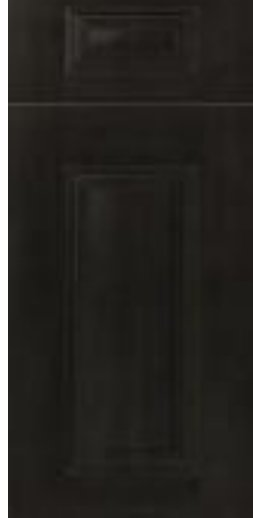
#> input picture finish-sheets/src/photos/door-aspen-charcoal.jpg, 253 x 518 px
$ python -i build_sheets.py   (imports and definitions only)
#> lines starting #> are read from the running program, lines starting #| are printed output that depends on the picture; after the words box and inside, x2 and y2 are one past the last pixel; in counts of white or black regions, pixels touching at a corner belong together
#> further down, picture is the input picture: PIL image 253x518 RGB; mean R, G, B 39.9, 37.9, 34.2
import json,subprocess,os,html,sys
from PIL import Image
E=html.escape
HERE=os.path.dirname(os.path.abspath(__file__))
PHOTOS=os.path.join(HERE,'photos')
# [1 line not run here, left out]
LINES=[
 ('essential','Essential','Shaker door, framed cabinets, single package',[('SW','Shaker White'),('GR','Gray Shaker'),('SE','Shaker Espresso')]),
 ('classic','Classic','Raised panel door, framed cabinets, single package',[('AC','Aspen Charcoal'),('AW','Aspen White'),('CW','Charleston White')]),
 ('slim-shaker','Slim Shaker','Slim frame shaker door, framed cabinets',[('SDW','Slim Dove White'),('SWO','Slim White Oak'),('SAO','Slim Amber Oak'),('SIB','Slim Iron Black'),('SAG','Slim Aston Green')]),
 ('charm','Charm','Framed cabinets, single and two package',[('NB','Navy Blue'),('RW','Rustic Wood'),('SB','Sage Breeze'),('LG','Lunar Gray'),('AG','Aston Green'),('SA','Smokey Gray'),('TC','Treasure Chest'),('IB','Iron Black')]),
 ('double-shaker','Double Shaker','Double frame shaker door, framed cabinets, two package',[('DDW','Double Dove White'),('DSG','Double Smokey Gray')]),
 ('frameless','Frameless','Slab door, frameless cabinets, two package',[('OB','Oak Blonde'),('OS','Oak Shade'),('MB','Matte Black'),('MI','Matte Ivory'),('CG','Crystal Glass'),('MG','Midnight Glass'),('HW','High Glossy White'),('HG','High Glossy Gray')]),
 ('builder-grade','Builder Grade','Shaker door, framed cabinets, drop-ship',[('FW','Floral White'),('FG','Floral Gray'),('FE','Floral Espresso')]),
]
RATIO=1.43
def slug(name): return name.lower().replace(' ','-')
def src_of(name):
    p=os.path.join(PHOTOS,f'door-{slug(name)}.jpg')
    return p if os.path.exists(p) else None
def trim(im):
    g=im.convert('L').point(lambda v:255 if v>=248 else 0)
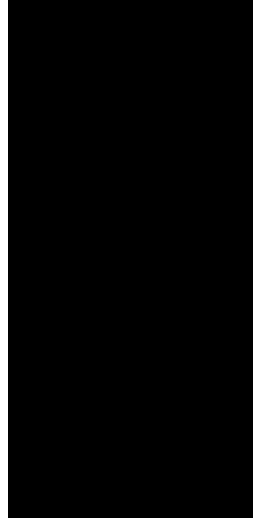
#> g: PIL image 253x518 L; 3.2% white; 1 white region, box (x1, y1, x2, y2) and area: (0, 0, 8, 518) 4144
    w,h=g.size; px=g.load()
#> after `w, h = g.size`: w = 253; h = 518
    col=lambda x:sum(px[x,y]==255 for y in range(h))>=.98*h
    row=lambda y:sum(px[x,y]==255 for x in range(w))>=.98*w
    l=0
    while l<w-1 and col(l): l+=1
#> after the loop, l = 8
    r=w-1
#> r = 252
    while r>l and col(r): r-=1
#> after the loop, r = 252
    t=0
    while t<h-1 and row(t): t+=1
#> after the loop, t = 0
    b=h-1
#> b = 517
    while b>t and row(b): b-=1
#> after the loop, b = 517
    return im.crop((l,t,r+1,b+1))
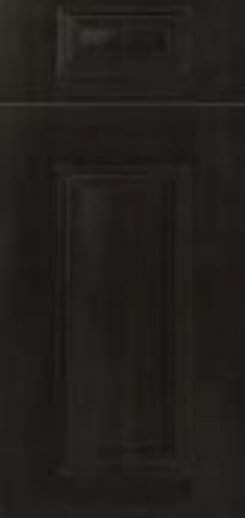
#> returned value: PIL image 245x518 RGB; mean R, G, B 32.9, 30.8, 27.1
def framed(name,code):
    im=Image.open(src_of(name)).convert('RGB')
    if code in CROP: im=im.crop(tuple(CROP[code]))
    im=trim(im)
    inset=2; im=im.crop((inset,inset,im.width-inset,im.height-inset))
    w,h=im.size
    if h/w>=RATIO: box=(0,0,w,round(w*RATIO))
    else: cw=round(h/RATIO); x=(w-cw)//2; box=(x,0,x+cw,h)
    im=im.crop(box)
    os.makedirs('fs/photos',exist_ok=True)
    out=f'fs/photos/{code}.jpg'
    im.save(out,quality=95)
    return out
MISSING=[]
def tile(code,name,w,h):
    if src_of(name):
        return f'<div class="ph" style="width:{w}px;height:{h}px"><img src="{framed(name,code)}" alt=""></div>'
    if (code,name) not in MISSING: MISSING.append((code,name))
    return f'<div class="ph none" style="width:{w}px;height:{h}px"><span>Photo coming</span></div>'
CSS='''@font-face{font-family:"Figtree";src:url("catalog/src/fonts/Figtree-VF.ttf") format("truetype");font-weight:300 900}
*{box-sizing:border-box}body{margin:0;width:1600px;font-family:"Figtree";color:#14273f;background:#fff}
.hd{display:flex;justify-content:space-between;align-items:flex-end;padding:56px 72px 34px;border-bottom:3px solid #0e2740}
.hd img{height:84px}.hd .t{text-align:right}.hd h1{margin:0;font-size:54px;font-weight:700;color:#0e2740;line-height:1.05}.hd p{margin:8px 0 0;font-size:24px;color:#51606f}
.grid{display:grid;gap:44px 36px;padding:56px 72px 40px}.tile{display:flex;flex-direction:column;align-items:flex-start}
.tile .l{margin-top:16px;font-size:26px;line-height:1.2}.tile .l b{display:block;font-size:34px;color:#0e2740}
.ph{position:relative;overflow:hidden;border-radius:6px;background:#f4f2ec}
.ph img{display:block;width:100%;height:100%;object-fit:cover}
.ph:after{content:"";position:absolute;inset:0;border-radius:6px;box-shadow:inset 0 0 0 2px rgba(14,39,64,.16)}
.ph.none{display:flex;align-items:center;justify-content:center;border:3px dashed #b3ab97;text-align:center}
.ph.none:after{display:none}
.ph.none span{font-size:30px;font-weight:600;color:#51606f;line-height:1.15;padding:0 10px}
.mini .ph.none span{font-size:19px}
.ft{display:flex;justify-content:space-between;padding:26px 72px 40px;border-top:1px solid #e0d6bd;font-size:21px;color:#51606f}
.sec{padding:0 72px}.sec h2{margin:34px 0 12px;font-size:30px;color:#0e2740;border-bottom:2px solid #0e2740;padding-bottom:6px}.sec h2 span{font-size:20px;font-weight:400;color:#51606f;margin-left:12px}
.row{display:grid;grid-template-columns:repeat(8,1fr);gap:18px 14px}.mini{font-size:17px;line-height:1.15}.mini b{display:block;font-size:20px;color:#0e2740;margin-top:6px}
.sec:last-of-type{margin-bottom:36px}
'''
ALIBABA='--alibaba' in sys.argv[1:]
SUFFIX='-alibaba' if ALIBABA else ''
def foot(): return '<div class="ft"><span>Real door photos. Colors vary with screen and light; ask us for a door sample before you decide.</span>'+('' if ALIBABA else '<span>thelocalcabinetry.com &middot; info@thelocalcabinetry.com</span>')+'</div>'
def render(name,body,h):
    open(f'fs/{name}.html','w').write(f'<!doctype html><meta charset="utf-8"><base href="file://{os.getcwd()}/"><style>{CSS}</style><body>{body}</body>')
    subprocess.run(['/Applications/Google Chrome.app/Contents/MacOS/Google Chrome','--headless=new','--disable-gpu','--hide-scrollbars',f'--window-size=1600,{h}',f'--screenshot=fs/{name}.png',f'file://{os.getcwd()}/fs/{name}.html'],capture_output=True)
ONLY=len([a for a in sys.argv[1:] if a!='--alibaba'])>0
# [7 lines not run here, left out]
secs=''
# [6 lines not run here, left out]

>>> from PIL import Image
>>> picture = Image.open('photos/door-aspen-charcoal.jpg')
>>> result = trim(picture)

$ run again, on finish-sheets/src/photos/door-floral-espresso.jpg
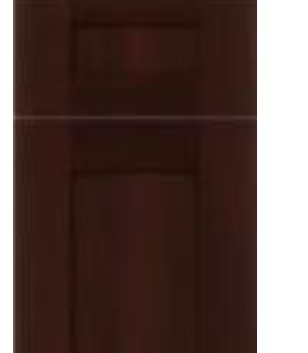
#> input picture finish-sheets/src/photos/door-floral-espresso.jpg, 308 x 353 px
#> picture is the input picture: PIL image 308x353 RGB; mean R, G, B 92.6, 73.2, 69.1
#> in trim, `g=im.convert('L').point(lambda v:255 if v>=248 else 0)`:
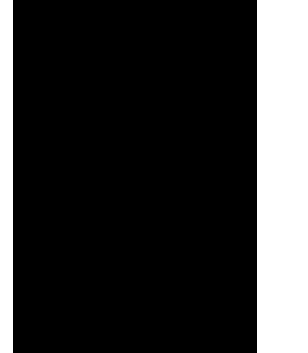
#> g: PIL image 308x353 L; 20.8% white; 2 white regions, box (x1, y1, x2, y2) and area: (257, 0, 308, 353) 18003, (0, 0, 13, 353) 4589
#> in trim, `return im.crop((l,t,r+1,b+1))`:
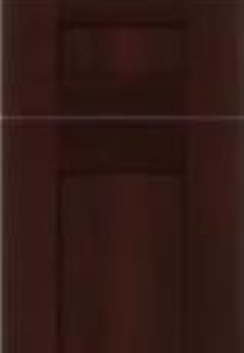
#> returned value: PIL image 244x353 RGB; mean R, G, B 50.1, 25.6, 20.5
